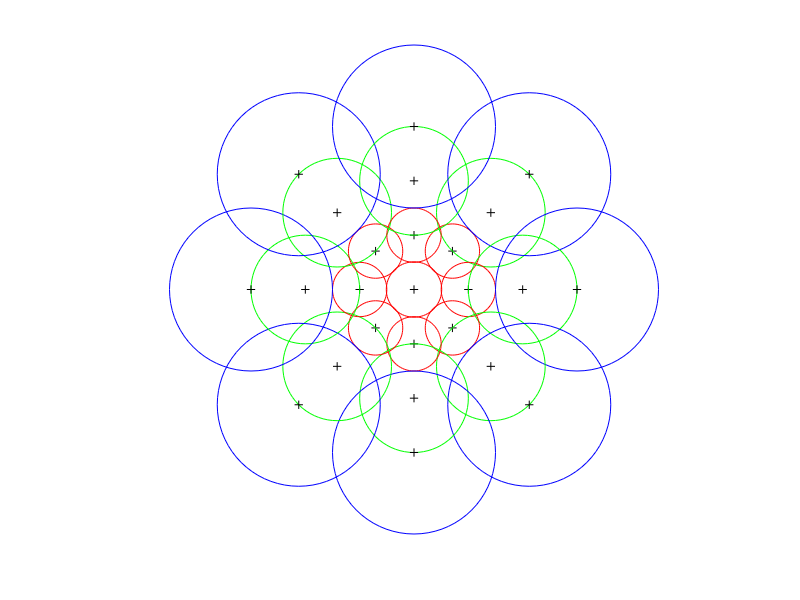

Reproduce this figure in MATLAB.
clc, clear all

R = [5 10 15];
Sigma = R/2;
color = {'r','g','b'};

figure
plot(0,0,'k+')
drawCircle(0,0,2.55,'r')
hold on
for theta = pi/4:pi/4:2*pi
    for i = 1:3
        x = R(i)*sin(theta);
        y = R(i)*cos(theta);
        plot(x,y,'k+')
        drawCircle(x,y,Sigma(i),color{i});
    end
end
axis off equal
saveas(gcf,'img/daisy.pdf')